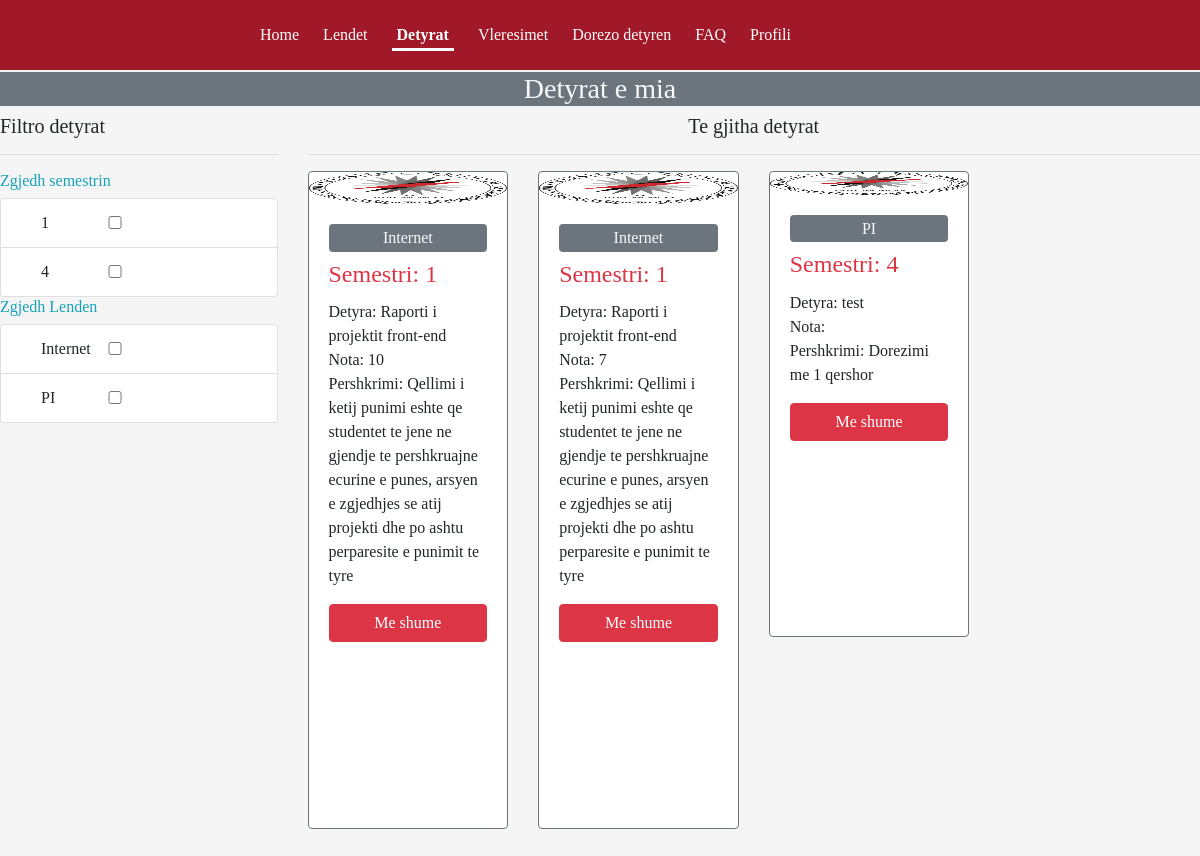
The page /student/detyrat_s1.php (signed in) on the database its author committed.
### tables this page shows
CREATE TABLE `lendet` (
  `id_l` int(30) NOT NULL,
  `name_l` varchar(30) NOT NULL,
  `semestri_l` int(30) NOT NULL,
  `profesorid_l` int(30) NOT NULL
);

CREATE TABLE `tasks` (
  `id_t` int(30) NOT NULL,
  `lendaid_t` int(30) NOT NULL,
  `profesorid_t` int(30) NOT NULL,
  `emri_t` varchar(200) NOT NULL,
  `datapublikimit_t` date NOT NULL,
  `deadline_t` date NOT NULL,
  `pershkrimi_t` text DEFAULT NULL
);

CREATE TABLE `tasks_done` (
  `id_td` int(11) NOT NULL,
  `id_t` int(11) NOT NULL,
  `id_s` int(11) NOT NULL,
  `date_d` date NOT NULL,
  `content_d` varchar(400) NOT NULL,
  `grade_d` enum('5','6','7','8','9','10') DEFAULT NULL
);

### student/detyrat_s1.php (the view, shortened to what this page needs)
<?php
require '../dbconfig/config.php';
?>
<!DOCTYPE html>
<html lang="en">
<head>
<link rel="stylesheet" href="https://cdn.jsdelivr.net/npm/bootstrap@4.6.1/dist/css/bootstrap.min.css">
<link rel="stylesheet" href="css/index.css">
<link rel="stylesheet" href="../css/home.css" type="text/css" media="all">
</head>
<body>
    <nav class="menu-nav">
        <div class="menu">
             <a href="../student/home_s.php">Home </a>
             <a href="../student/lendet_s.php">Lendet</a>
             <a href="../student/detyrat_s.php"><span class="current-page">Detyrat</span></a>
             <a href="../student/vleresimet_s.php">Vleresimet</a>
             <a href="../student/dorezodetyren_s.php">Dorezo detyren</a>
             <a href="../student/faq_s.php">FAQ</a>
             <a href="../student/profile_s.php">Profili</a>
         </div>
       </nav>
       <br>
       <br>
<br>
<h3 class="text-center text-light bg-secondary">Detyrat e mia</h3>
<div class"container-fluid">
    <div class="row">
        <div class="col-lg-3">
            <h5>Filtro detyrat</h5>
            <hr>
            <h6 class="text-info">Zgjedh semestrin</h6>
            <ul class="list-group">
                <?php
                $id=$_SESSION['id'];
                $sql="SELECT DISTINCT lendet.semestri_l from lendet
                INNER JOIN tasks ON lendet.id_l=tasks.lendaid_t
                INNER JOIN tasks_done ON tasks.id_t=tasks_done.id_t
                INNER JOIN klaset ON klaset.id_l=lendet.id_l WHERE klaset.id_s = $id
                 AND tasks_done.id_s=$id";
                $result=$conn->query($sql);
                while($row=$result->fetch_assoc()){
                ?>
                <li class="list-group-item">
                    <div class="form-check">
                        <label class="form-check-label">
                            <input type="checkbox" class="form-check-input detyra_check"
                             value="<?=$row['semestri_l']; ?>" id="semester"><?=$row['semestri_l']; ?>
                        </label>
                    </div>
                </li>
                <?php } ?>
            </ul>
            <h6 class="text-info">Zgjedh Lenden</h6>
            <ul class="list-group">
                <?php
                $id=$_SESSION['id'];
                $sql="SELECT DISTINCT lendet.name_l from lendet
                INNER JOIN tasks ON lendet.id_l=tasks.lendaid_t
                INNER JOIN tasks_done ON tasks.id_t=tasks_done.id_t
                INNER JOIN klaset ON klaset.id_l=lendet.id_l WHERE klaset.id_s = $id
                 AND tasks_done.id_s=$id";
                $result=$conn->query($sql);
                while($row=$result->fetch_assoc()){
                ?>
                <li class="list-group-item">
                    <div class="form-check">
                        <label class="form-check-label">
                            <input type="checkbox" class="form-check-input detyra_check"
                             value="<?=$row['name_l']; ?>" id="name_l"><?=$row['name_l']; ?>
                        </label>
                </div>
                </li>
                <?php } ?>
            </ul>
        </div>
        <div class="col-lg-9">
            <h5 class="text-center" id="textChange">Te gjitha detyrat</h5>
            <hr>
        <div class="row" id="result">
            <?php
            $sql="Select lendet.name_l, tasks.emri_t, tasks_done.grade_d, tasks.pershkrimi_t, lendet.semestri_l from lendet
            INNER JOIN tasks ON lendet.id_l=tasks.lendaid_t
            INNER JOIN tasks_done ON tasks.id_t=tasks_done.id_t
            INNER JOIN klaset ON klaset.id_l=lendet.id_l WHERE klaset.id_s = $id
             AND tasks_done.id_s=$id";
            $result=$conn->query($sql);
            while($row=$result->fetch_assoc()){
            ?>
            <div class="col-md-3 mb-2">
                <div class="card-deck">
                    <div class="card border-secondary">
                        <img src="../photo/uni_logo.png" class="card-img-top">
                        <div class="card-body">
                        <h6 class="text-light bg-secondary text-center rounded p-1"><?=$row['name_l']; ?></h6>
                            <h4 class="card-title text-danger">Semestri: <?= number_format($row['semestri_l']);?></h4>
                            <p>
                                Detyra: <?=$row['emri_t'];?><br>
                                Nota: <?=$row['grade_d'];?><br>
                                Pershkrimi: <?=$row['pershkrimi_t'];?><br>
                            </p>
                            <a href="#" class="btn btn-danger  btn-block">Me shume</a>
                        </div>
                    </div>
                </div>
            </div>
            <?php } ?>
        </div>
    </div>
   </div>
</div>
</body>
</html>

### css/index.css (style rules this page uses)
html { width: 100%; height: 100%; }
body { font-family: Ubuntu; }
img { width: 5%; height: 5%; }
input { width: 80%; margin: 1em auto auto; padding: 1em 0; font-size: 15px; border: none; border-radius: 5px; padding-left: .5em; }

### css/home.css (style rules this page uses)
html { font-family: "helvetica neue", sans-serif; height:100%; }
body { min-height:100%; padding:0; margin:0; position:relative; padding-bottom:170px; background-color: whitesmoke; }
.menu { margin: 0px auto; width: 700px; position: relative; background-color: rgb(161, 24, 40); }
.menu a { font-weight: normal; clear: right; text-decoration: none; color:white ; margin: 0 10px; line-height: 70px; }
.current-page { font-weight:bold; border-bottom: 3px solid; padding: 5px; }
.menu-nav { width: 100%; float: left; margin: auto; position: fixed; background-color: rgb(161, 24, 40); z-index: 99; }
a { text-decoration: none; }

### rows shown on the page
lendet: name_l "Internet", semestri_l "1", tasks.emri_t "Raporti i projektit front-end", tasks_done.grade_d "10", tasks.pershkrimi_t "Qellimi i ketij punimi eshte qe studentet te jene ne gjendje te pershkruajne ecurine e punes, arsyen e zgjedhjes se atij projekti dhe po ashtu perparesite e punimit te tyre", tasks_done.grade_d "7"
lendet: name_l "PI", semestri_l "4", tasks.emri_t "test", tasks.pershkrimi_t "Dorezimi me 1 qershor"

### other values the page prints
$row['semestri_l'] "1"
$row['semestri_l'] "4"
$row['name_l'] "Internet"
$row['name_l'] "PI"
